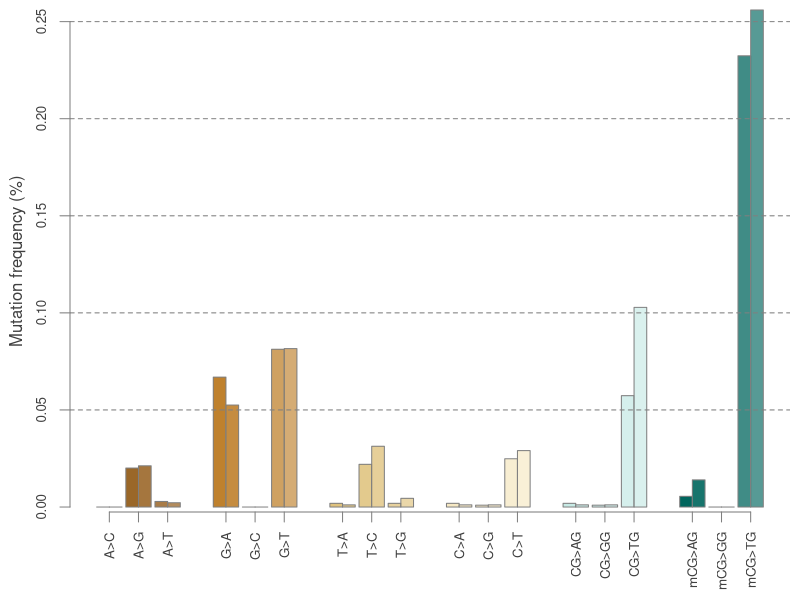

This figure's R source:
freq = matrix(byrow=TRUE, ncol=2, c(
    0 / 52309 / 2,    0 / 44735 / 2, # A > C
   21 / 52309 / 2,   19 / 44735 / 2, # A > G
    3 / 52309 / 2,    2 / 44735 / 2, # A > T
               NA,               NA,
   70 / 52309 / 2,   47 / 44735 / 2, # G > A
    0 / 52309 / 2,    0 / 44735 / 2, # G > C
   85 / 52309 / 2,   73 / 44735 / 2, # G > T
               NA,               NA,
    2 / 52309 / 2,    1 / 44735 / 2, # T > A
   23 / 52309 / 2,   28 / 44735 / 2, # T > C
    2 / 52309 / 2,    4 / 44735 / 2, # T > G
               NA,               NA,
    2 / 52309 / 2,    1 / 44735 / 2, # C > A
    1 / 52309 / 2,    1 / 44735 / 2, # C > G
   13 / 52309    ,   13 / 44735    , # C > T
               NA,               NA,
    2 / 52309 / 2,    1 / 44735 / 2, # CG > AG
    1 / 52309 / 2,    1 / 44735 / 2, # CG > GG
   30 / 52309    ,   46 / 44735    , # CG > TG
               NA,               NA,
    4 / 72718    ,   10 / 71488    , # mCG > AG
    0 / 72718    ,    0 / 71488    , # mCG > GG
  169 / 72718    ,  183 / 71488      # mCG > TG
))

# BrBG palette.
COL=c("#8c510aff", "#8c510ae8", "#8c510adf", "#8c510ac8", "#8c510abf", "#8c510aa8", NA, NA,
      "#bf812dff", "#bf812de8", "#bf812ddf", "#bf812dc8", "#bf812dbf", "#bf812da8", NA, NA,
      "#dfc27dff", "#dfc27de8", "#dfc27ddf", "#dfc27dc8", "#dfc27dbf", "#dfc27da8", NA, NA,
      "#f6e8c3ff", "#f6e8c3e8", "#f6e8c3df", "#f6e8c3c8", "#f6e8c3bf", "#f6e8c3a8", NA, NA,
      "#c7eae5ff", "#c7eae5e8", "#c7eae5df", "#c7eae5c8", "#c7eae5bf", "#c7eae5a8", NA, NA,
      "#01665eff", "#01665ee8", "#01665edf", "#01665ec8", "#01665ebf", "#01665ea8")

av = mean(freq[1:12,], na.rm=TRUE)

pdf("figures/oligo_mutations.pdf", height=5, width=6, useDingbats=FALSE)
par(mar=c(4.4,3.5,.5,.5))
barplot(100 * t(freq), beside=TRUE, col=COL, border="gray50", space=c(0,0.3),
   bty="n", xaxt="n", yaxt="n", col.lab="grey25",
   line=2.2, ylab="Mutation frequency (%)")
abline(h=.05 * 1:5, col="gray50", lty=2)
axis(side=2, col="grey50", cex.axis=.8, col.axis="grey25")
axis(side=1, col="grey50", cex.axis=.8, col.axis="grey25",
     at=c(1.3,3.6,5.9) + rep(9.2*(0:5), each=3), las=3,
     labels=c("A>C", "A>G", "A>T",  "G>A", "G>C", "G>T", "T>A", "T>C", "T>G",
              "C>A", "C>G", "C>T", "CG>AG", "CG>GG", "CG>TG", "mCG>AG", "mCG>GG", "mCG>TG"))
   
dev.off()
